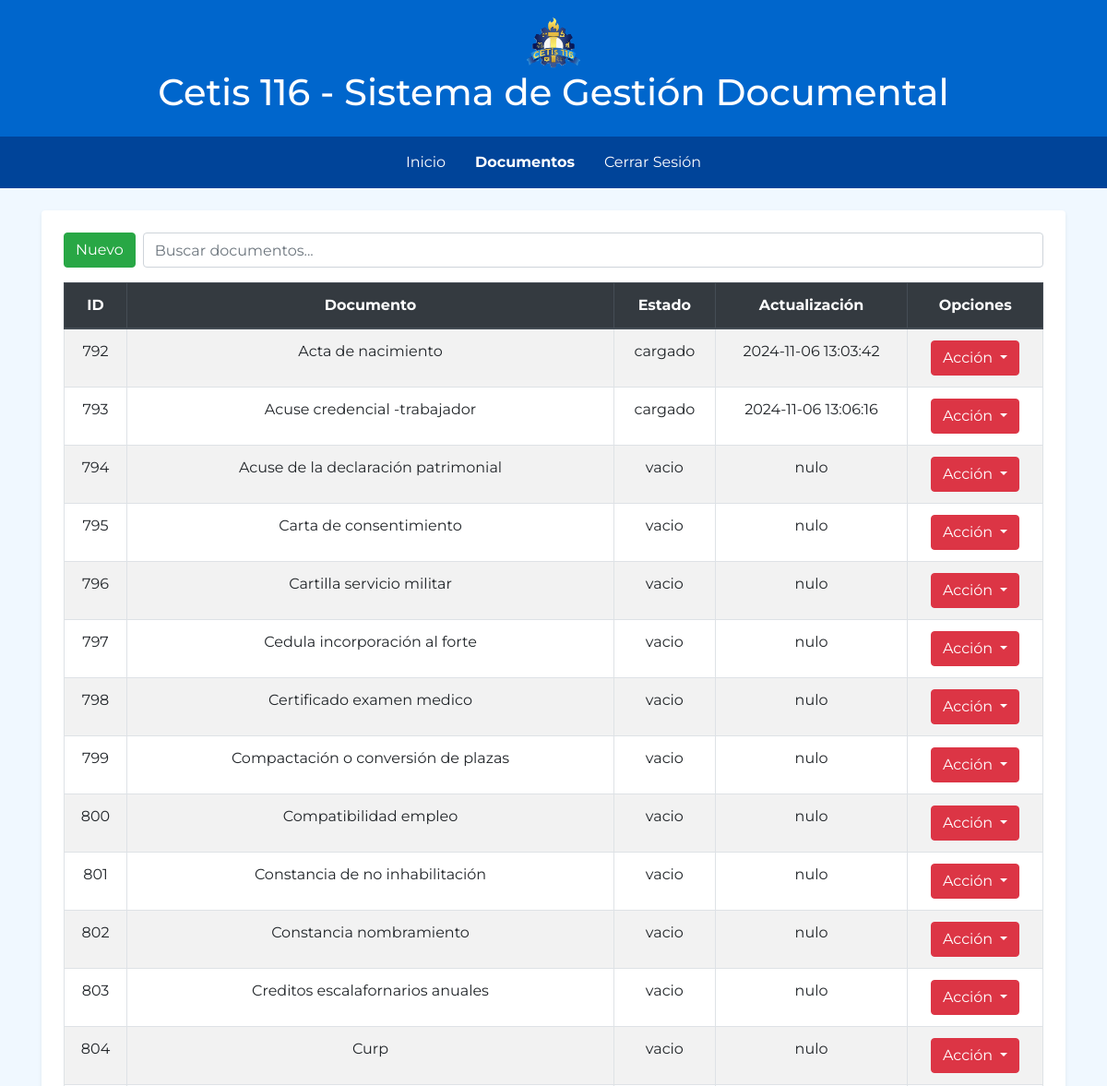
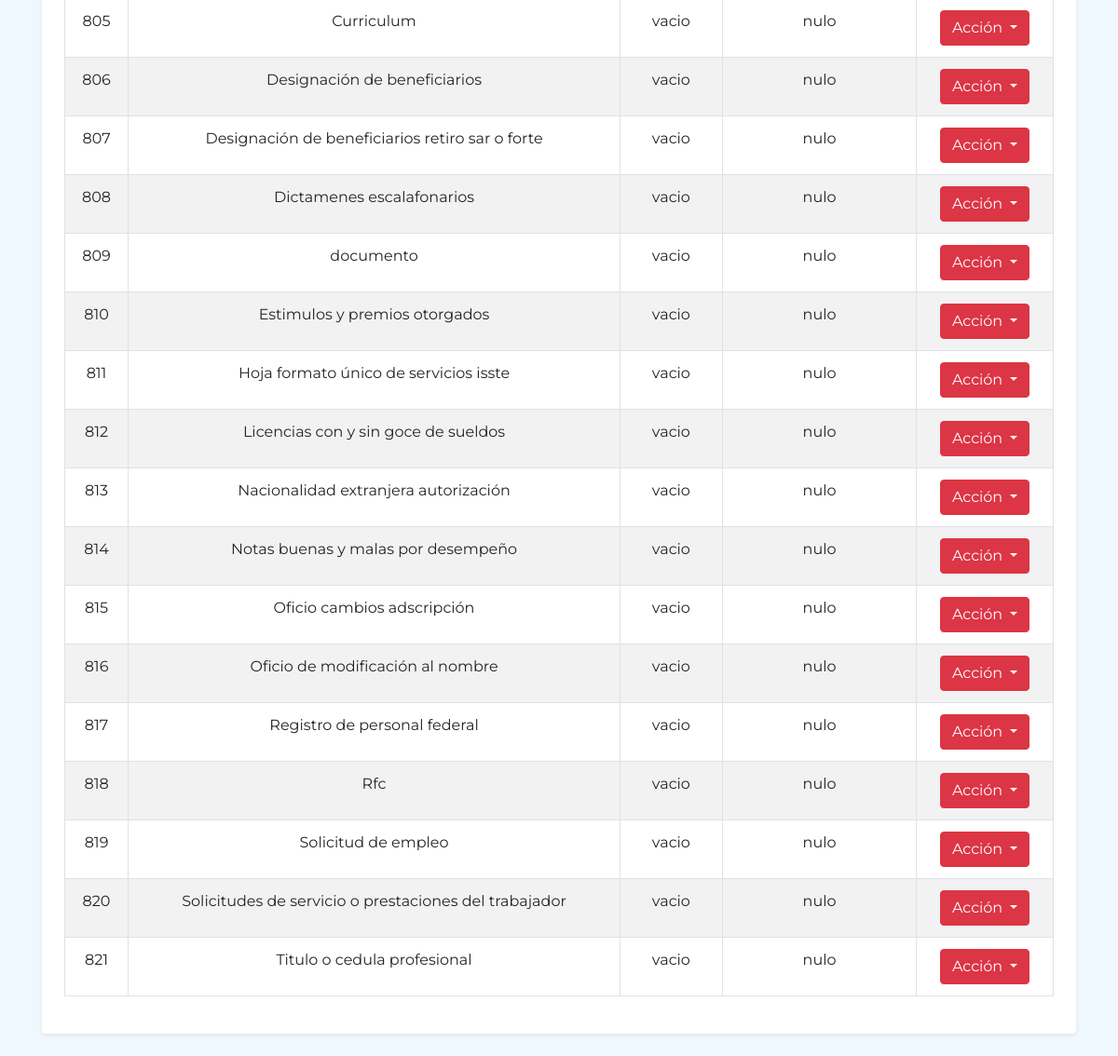
/personal/documentos.php (signed in), run on the app's committed database (2 pictures, top to bottom).
### tables this page shows
CREATE TABLE `documentos` (
  `id` int(11) NOT NULL,
  `usuario` varchar(75) NOT NULL,
  `tipo` varchar(75) NOT NULL,
  `estado` varchar(20) NOT NULL,
  `actualizacion` varchar(75) NOT NULL,
  `archivo` varchar(255) NOT NULL
);

### personal/documentos.php (the view, shortened to what this page needs)
<?php
$varsesion= $_SESSION['usuario'];
$conexion = mysqli_connect("localhost", "root", "", "repositorio_c116");
$consulta = "SELECT `id`,`tipo`, `estado`, `actualizacion` FROM `documentos` WHERE usuario = '$varsesion'";
$query = mysqli_query($conexion, $consulta);
?>
<!DOCTYPE html>
<html lang="es">
<head>
    <link rel="stylesheet" href="https://stackpath.bootstrapcdn.com/bootstrap/4.5.2/css/bootstrap.min.css">
    <link rel="stylesheet" href="https://cdnjs.cloudflare.com/ajax/libs/font-awesome/5.15.3/css/all.min.css">
</head>
<body>
    <header class="header text-center py-3">
        <img src="../img/logo.png" width="60" height="60" alt="">
        <h1>Cetis 116 - Sistema de Gestión Documental</h1>
    </header>
    <nav class="nav-custom">
        <ul class="nav justify-content-center py-2">
            <li class="nav-item">
                <a class="nav-link text-white" href="index.php">Inicio</a>
            </li>
            <li class="nav-item">
                <a class="nav-link text-white font-weight-bold"  href="documentos.php">Documentos</a>
            </li>
            <li class="nav-item">
                <a class="nav-link text-white" href="" data-toggle="modal" data-target="#logoutModal">Cerrar Sesión</a>
            </li>
        </ul>
    </nav>
    <div class="container my-4">
        <div class="content bg-white p-4 rounded shadow-sm">
            <div class="content">
                <div class="search-bar d-flex mb-3">
                    <button class="btn btn-success mr-2" data-toggle="modal" data-target="#userModal-nuevo"
                        onclick="showModal('nuevo')">Nuevo</button>
                    <input id="buscar" type="text" class="form-control" placeholder="Buscar documentos..." onkeyup="onSearch()">
                </div>
                <table class="table table-bordered table-striped bg-white table-text-center">
                    <thead class="thead-dark">
                        <tr>
                            <th>ID</th>
                            <th>Documento</th>
                            <th>Estado</th>
                            <th>Actualización</th>
                            <th>Opciones</th>
                        </tr>
                    </thead>
                    <tbody id="tabla_usuario">
    <?php while($row = mysqli_fetch_array($query)): ?>
    <tr>
        <td><?= $row['id'] ?></td>
        <td><?= $row['tipo'] ?></td>
        <td><?= $row['estado'] ?></td>
        <td><?= $row['actualizacion'] ?></td>
        <td>
            <div class="btn-group">
                <button type="button" class="btn btn-danger dropdown-toggle"
                    data-bs-toggle="dropdown" aria-expanded="false">
                    Acción
                </button>
            </div>
        </td>
    </tr>
    <?php endwhile; ?>
</tbody>
                </table>
            </div>
        </div>
    </div>
</body>
</html>

### personal/documentos.php (style rules this page uses)
body { font-family: 'Montserrat', sans-serif; background-color: #f0f8ff; }
.header { background-color: #0066cc; color: white; }
.nav-custom { background-color: #004499; }
.table { width: 100%; max-width: 100%; table-layout:initial; }
th, tr { text-align: center; }

### data on the page
documentos: id "792", tipo "Acta de nacimiento", estado "cargado", actualizacion "2024-11-06 13:03:42"
documentos: id "793", tipo "Acuse credencial -trabajador", estado "cargado", actualizacion "2024-11-06 13:06:16"
documentos: id "794", tipo "Acuse de la declaración patrimonial", estado "vacio", actualizacion "nulo"
documentos: id "795", tipo "Carta de consentimiento", estado "vacio", actualizacion "nulo"
documentos: id "796", tipo "Cartilla servicio militar", estado "vacio", actualizacion "nulo"
documentos: id "797", tipo "Cedula incorporación al forte", estado "vacio", actualizacion "nulo"
documentos: id "798", tipo "Certificado examen medico", estado "vacio", actualizacion "nulo"
documentos: id "799", tipo "Compactación o conversión de plazas", estado "vacio", actualizacion "nulo"
documentos: id "800", tipo "Compatibilidad empleo", estado "vacio", actualizacion "nulo"
documentos: id "801", tipo "Constancia de no inhabilitación", estado "vacio", actualizacion "nulo"
documentos: id "802", tipo "Constancia nombramiento", estado "vacio", actualizacion "nulo"
documentos: id "803", tipo "Creditos escalafornarios anuales", estado "vacio", actualizacion "nulo"
documentos: id "804", tipo "Curp", estado "vacio", actualizacion "nulo"
documentos: id "805", tipo "Curriculum", estado "vacio", actualizacion "nulo"
documentos: id "806", tipo "Designación de beneficiarios", estado "vacio", actualizacion "nulo"
documentos: id "807", tipo "Designación de beneficiarios retiro sar o forte", estado "vacio", actualizacion "nulo"
documentos: id "808", tipo "Dictamenes escalafonarios", estado "vacio", actualizacion "nulo"
documentos: id "809", tipo "documento", estado "vacio", actualizacion "nulo"
documentos: id "810", tipo "Estimulos y premios otorgados", estado "vacio", actualizacion "nulo"
documentos: id "811", tipo "Hoja formato único de servicios isste", estado "vacio", actualizacion "nulo"
documentos: id "812", tipo "Licencias con y sin goce de sueldos", estado "vacio", actualizacion "nulo"
documentos: id "813", tipo "Nacionalidad extranjera autorización", estado "vacio", actualizacion "nulo"
documentos: id "814", tipo "Notas buenas y malas por desempeño", estado "vacio", actualizacion "nulo"
documentos: id "815", tipo "Oficio cambios adscripción", estado "vacio", actualizacion "nulo"
documentos: id "816", tipo "Oficio de modificación al nombre", estado "vacio", actualizacion "nulo"
documentos: id "817", tipo "Registro de personal federal", estado "vacio", actualizacion "nulo"
documentos: id "818", tipo "Rfc", estado "vacio", actualizacion "nulo"
documentos: id "819", tipo "Solicitud de empleo", estado "vacio", actualizacion "nulo"
documentos: id "820", tipo "Solicitudes de servicio o prestaciones del trabajador", estado "vacio", actualizacion "nulo"
documentos: id "821", tipo "Titulo o cedula profesional", estado "vacio", actualizacion "nulo"
